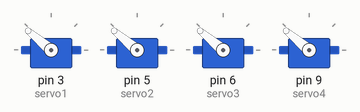
Recording of a sketch running on a simulated Arduino Uno, built with avr-gcc and run on an emulated ATmega328P. Parts: 4 × servo.

Above: at 0.55 s.
At 2.7 s:
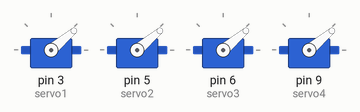
At 4.9 s:
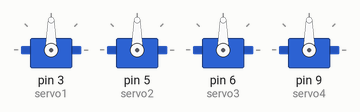
Timing chart, 0 to 6.2 s (numbered marks = the images above):
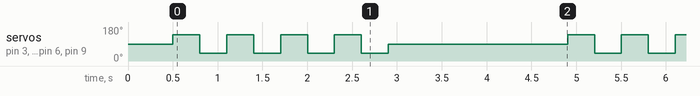

The sketch:

Arduino_Code.ino
```cpp
#include <Servo.h>

Servo servo1;
Servo servo2;
Servo servo3;
Servo servo4;

void setup() {
  servo1.attach(3);
  servo2.attach(5);
  servo3.attach(6);
  servo4.attach(9);

  servo1.write(90);
  servo2.write(90);
  servo3.write(90);
  servo4.write(90);

  delay(500);
}

void loop() {

  unsigned long startTime = millis();

  while (millis() - startTime < 2000) {

    servo1.write(140);
    servo2.write(140);
    servo3.write(140);
    servo4.write(140);
    delay(300);

    servo1.write(40);
    servo2.write(40);
    servo3.write(40);
    servo4.write(40);
    delay(300);
  }

  servo1.write(90);
  servo2.write(90);
  servo3.write(90);
  servo4.write(90);

  delay(2000);
}
```

Measured:
- by itself, servo on pin 3 (servo1), servo on pin 5 (servo2), servo on pin 6 (servo3), servo on pin 9 (servo4): repeats every 4.4 s: 3 × (40° 0.30 s, 140° 0.30 s), 40° 0.30 s, 90° 2.0 s, 140° 0.30 s
